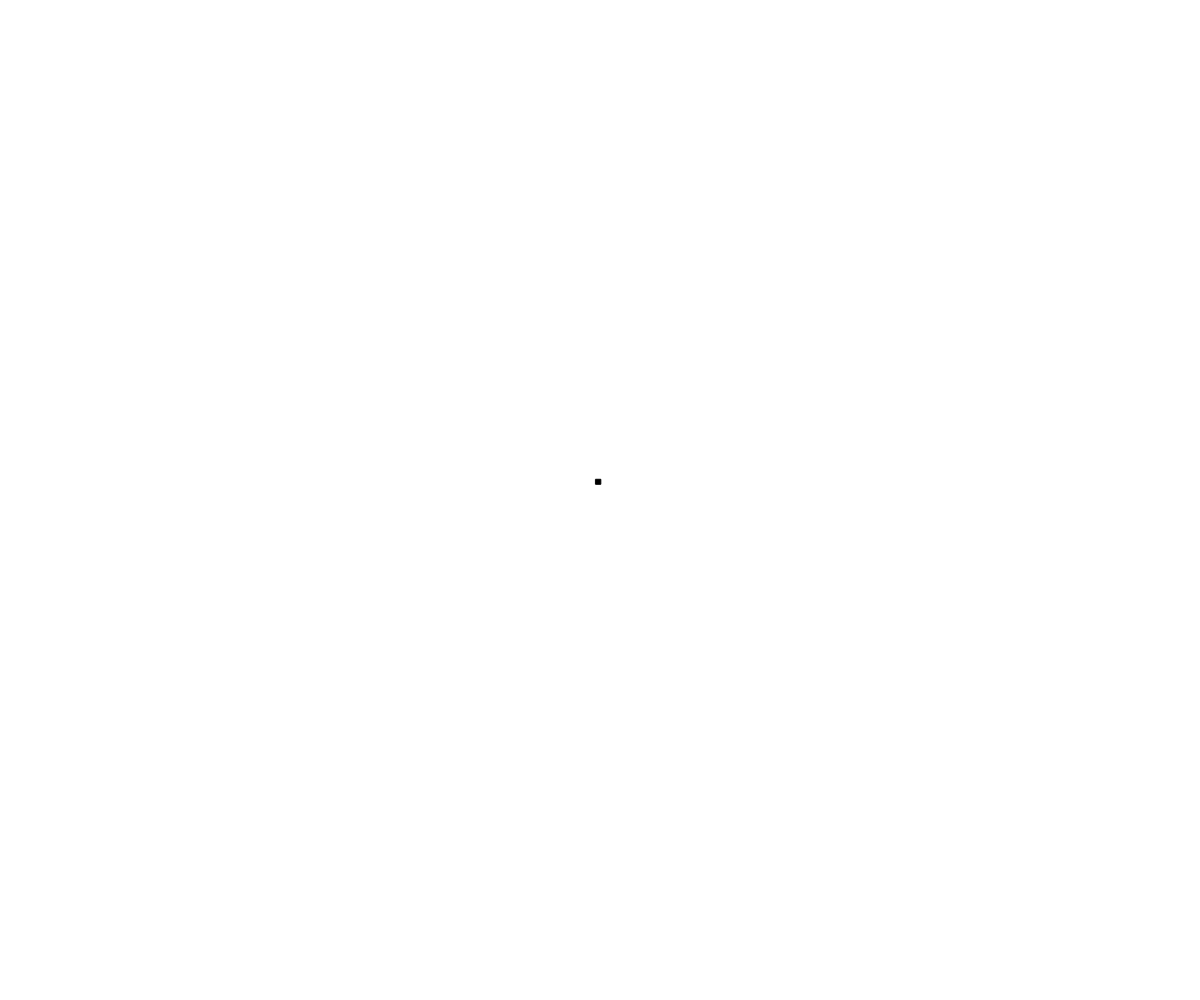
Frame 1 (no input)
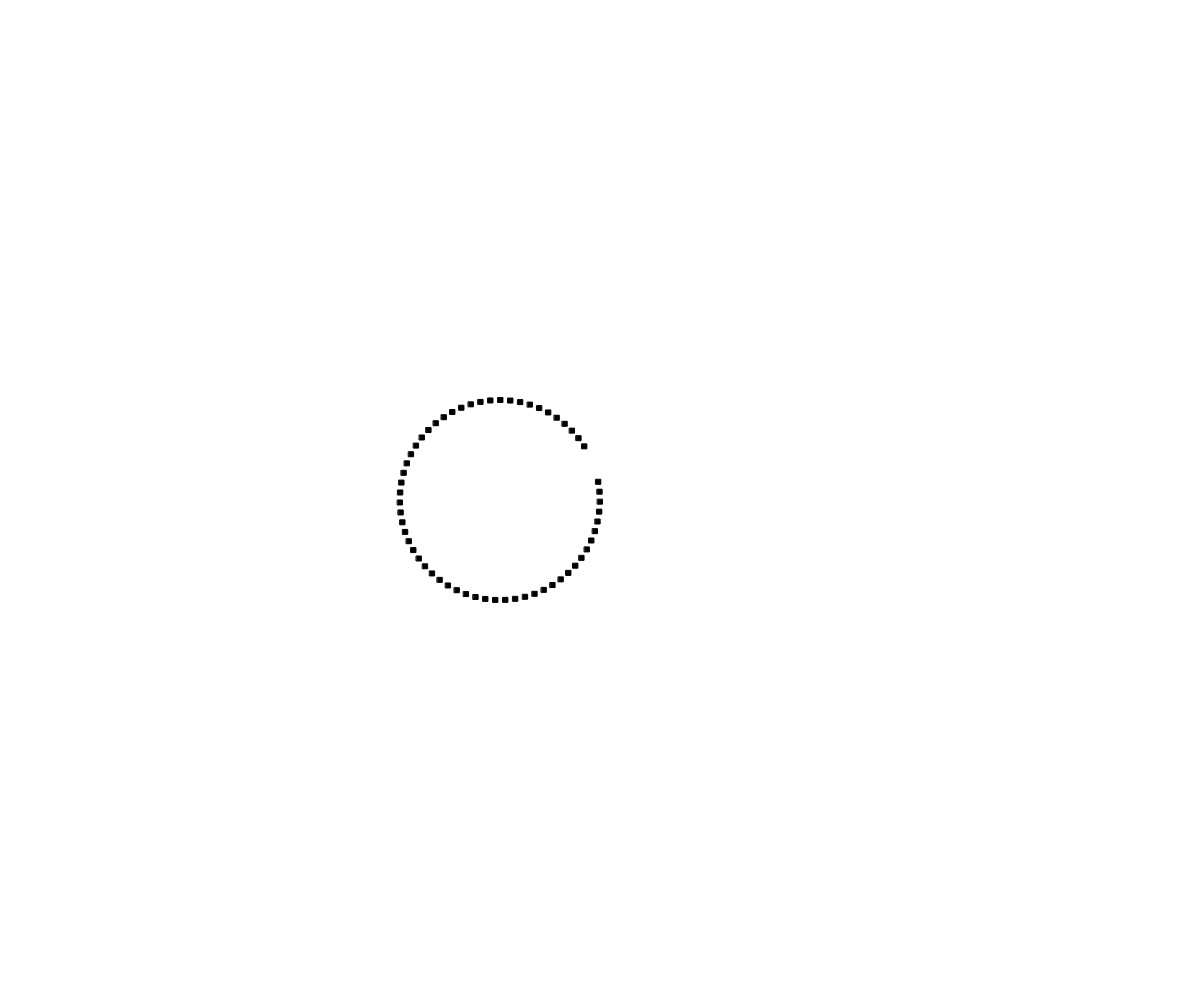
Frame 60 (no input)
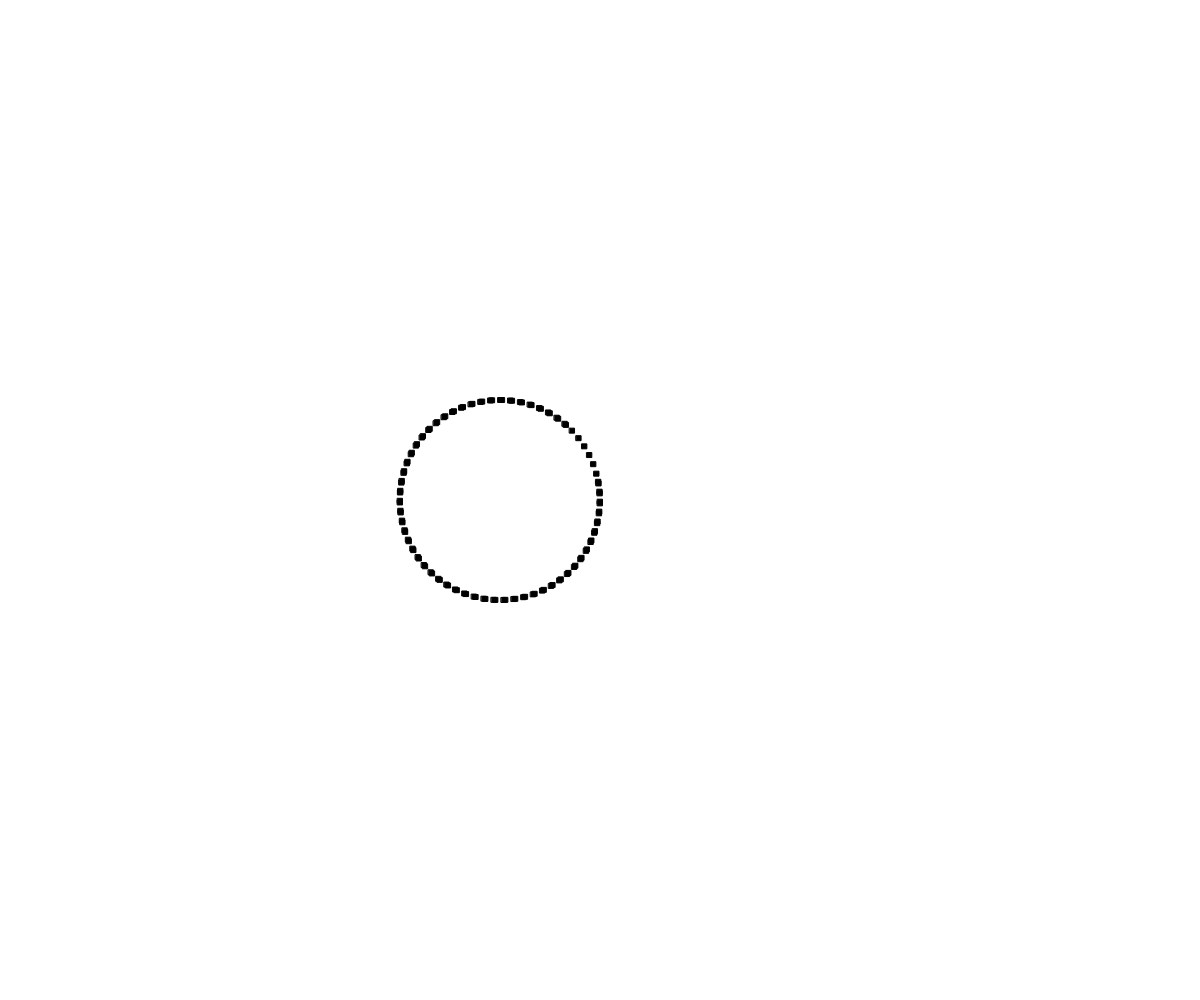
Frame 120 (the mouse pressed at the canvas centre since frame 60)

The p5.js sketch that drew these frames (run headless with seeded random() and noise() and a simulated clock; from frame 60 on, the mouse is pressed at the canvas centre):

// p5.js sketch
// ── sketch.js
var angle = 6;
var radius  = 100;
var size;

function setup() {
  createCanvas(window.innerWidth,window.innerHeight);
  rectMode(CENTER);
  
}

function draw() {
  
var offset =height/2;
  //background(0);
  angle += 0.1;

   size = 5;
   
   var x = cos(angle)*radius + offset;
   var y = sin(angle)*radius + offset;
   fill(0);
   rect(x,y,size,size);
   size ++
     
     
   
  
}
